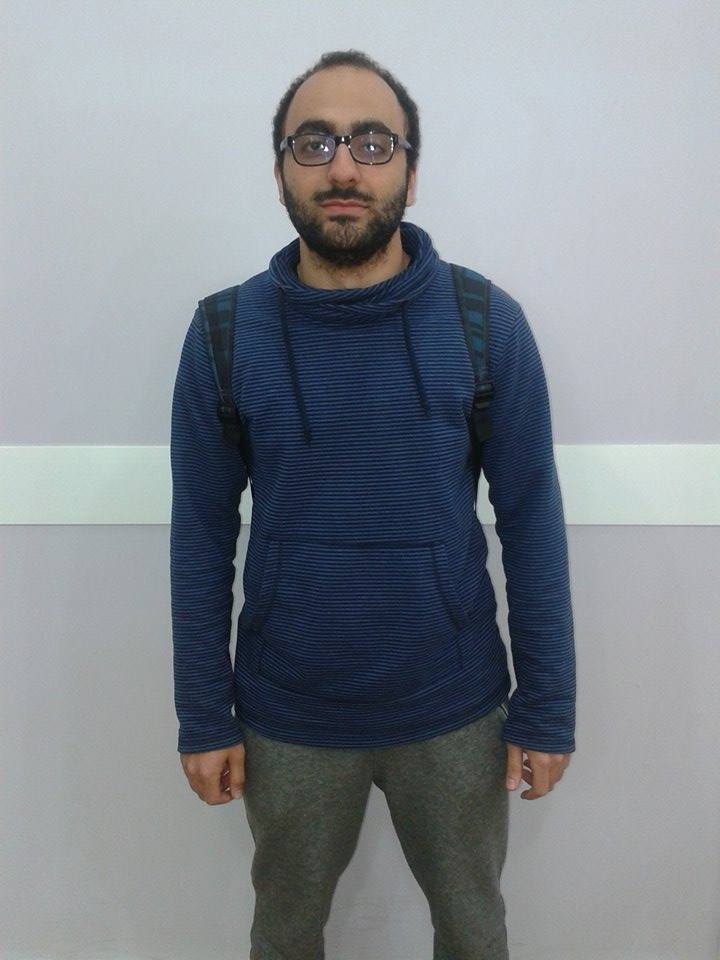
//> input picture images/input.jpg, 720 x 960 px
$ ./main images/input.jpg 'images/right part.jpg'   (built with g++ and OpenCV 4)
//> lines starting //> are read from the running program, lines starting //| are printed output that depends on the picture; after the words box and inside, x2 and y2 are one past the last pixel; in counts of white or black regions, pixels touching at a corner belong together
### plot_tshirt.h
Mat plot_tshirt(int mid_width_body,int mid_width_shirt,
                int start_heigth_body,int start_heigth_shirt,
                Mat body , Mat shirt,
                Mat shirt_bw ){

  printf("start of ploting\n");

  Size s = shirt.size();
  int sh = s.height;  int sw = s.width;

  Mat ans = body.clone();
  s = body.size();
  int bh = s.height,bw = s.width;
  //right side
 int h_it_s = start_heigth_shirt;
 int h_it_b =start_heigth_body;

 printf("second of ploting\n");

printf(" mid  width in two %d %d ",mid_width_body , mid_width_shirt);
 // [13 lines of commented-out code are left out]

REP(i,bh){
  REP(j,bw/2){
    if(i < sh && j < sw/2){
      if(shirt_bw.at<uchar> (i,mid_width_shirt + j) < 50)
        ans.at<Vec3b>(i+start_heigth_body,mid_width_body + j) = shirt.at<Vec3b>(i,mid_width_shirt + j);
    }
  }
}

 imshow("right part" , ans);

h_it_s = start_heigth_shirt;
h_it_b =start_heigth_body;

 // [12 lines of commented-out code are left out]
 printf("end of ploting\n");

REP(i,bh){
  REP(j,bw/2){
    if(i < sh && j < sw/2){
      if(shirt_bw.at<uchar> (i,mid_width_shirt - j) < 50)
        ans.at<Vec3b>(i+start_heigth_body,mid_width_body - j) = shirt.at<Vec3b>(i,mid_width_shirt - j);
    }
  }
}

 imshow("left part" , ans);
 // imwrite("left part" , ans);
 imwrite("right part.jpg" , ans);
 return ans;
}

### face_detection.h
#include "opencv2/objdetect/objdetect.hpp"
#include "opencv2/highgui/highgui.hpp"
#include "opencv2/imgproc/imgproc.hpp"

#include <iostream>
#include <stdio.h>

using namespace std;
using namespace cv;

// Function Headers
Rect detectAndDisplay(Mat frame);

// Global variables
// Copy this file from opencv/data/haarscascades to target folder
string face_cascade_name = "data/haarcascade_frontalface_alt.xml";
CascadeClassifier face_cascade;
int filenumber; // Number of file to be saved
string filename;

// Function main
Rect call_face_detect(Mat frame)
{
    // Load the cascade
    if (!face_cascade.load(face_cascade_name))
    {
        printf("--(!)Error loading\n");
        return Rect();
    };

    // Read the image file
    // Mat frame = imread(argv[1]);

        // Apply the classifier to the frame
        if (!frame.empty())
           return detectAndDisplay(frame);
        else
            printf(" --(!) No captured frame -- Break!");

    return Rect();
}

// Function detectAndDisplay
Rect detectAndDisplay(Mat frame)
{
    std::vector<Rect> faces;
    Mat frame_gray;
    Mat crop;
    Mat res;
    Mat gray;
    string text;
    stringstream sstm;

    cvtColor(frame, frame_gray, COLOR_BGR2GRAY);
    equalizeHist(frame_gray, frame_gray);

    // Detect faces
    face_cascade.detectMultiScale(frame_gray, faces, 1.1, 2, 0 | CASCADE_SCALE_IMAGE, Size(30, 30));

    // Set Region of Interest
    cv::Rect roi_b;
    cv::Rect roi_c;

    size_t ic = 0; // ic is index of current element
    int ac = 0; // ac is area of current element

    size_t ib = 0; // ib is index of biggest element
    int ab = 0; // ab is area of biggest element

    for (ic = 0; ic < faces.size(); ic++) // Iterate through all current elements (detected faces)

    {
        roi_c.x = faces[ic].x;
        roi_c.y = faces[ic].y;
        roi_c.width = (faces[ic].width);
        roi_c.height = (faces[ic].height);

        ac = roi_c.width * roi_c.height; // Get the area of current element (detected face)

        roi_b.x = faces[ib].x;
        roi_b.y = faces[ib].y;
        roi_b.width = (faces[ib].width);
        roi_b.height = (faces[ib].height);

        ab = roi_b.width * roi_b.height; // Get the area of biggest element, at beginning it is same as "current" element

        if (ac > ab)
        {
            ib = ic;
            roi_b.x = faces[ib].x;
            roi_b.y = faces[ib].y;
            roi_b.width = (faces[ib].width);
            roi_b.height = (faces[ib].height);
        }

        crop = frame(roi_b);
        resize(crop, res, Size(128, 128), 0, 0, INTER_LINEAR); // This will be needed later while saving images
        cvtColor(crop, gray, CV_BGR2GRAY); // Convert cropped image to Grayscale

        // Form a filename
        filename = "";
        stringstream ssfn;
        ssfn << filenumber << ".png";
        filename = ssfn.str();
        filenumber++;

        imwrite(filename, gray);

        Point pt1(faces[ic].x, faces[ic].y); // Display detected faces on main window - live stream from camera
        Point pt2((faces[ic].x + faces[ic].height), (faces[ic].y + faces[ic].width));
        rectangle(frame, pt1, pt2, Scalar(0, 255, 0), 2, 8, 0);
        return faces[ic];
    }
    printf("there is no clear face\n");
    return Rect();
}

### help.h

#define BODY_X 670.0
#define BODY_Y 570.0

#define TSHIRT_X 410.0
#define TSHIRT_Y 470.0

// [7 lines left out: function print_mat, not called in this run]

Mat resize_body(Mat src_image){

  Size s = src_image.size();

  double fy = BODY_Y / (double)s.width;
  double fx = BODY_X / (double)s.height;

  Mat main_img;
  resize(src_image ,main_img,main_img.size(),fy,fx,INTER_LINEAR);

  return main_img;
}

Mat resize_tshirt(Mat src_image){

  Size s = src_image.size();

  double fy = TSHIRT_Y / (double)s.width;
  double fx = TSHIRT_X / (double)s.height;

  Mat main_img;
  resize(src_image ,main_img,main_img.size(),fy,fx,INTER_LINEAR);

  return main_img;
}

 // input binary image;

int mid_body(Mat src , char* pic_name){
  Size s = src.size();
  int n = s.width, m=s.height;
  printf(" n ,m %d %d\n",n,m );
  Mat im = src.clone();
  int mid = 0, tc = 0;
  REP(j,m){
    int cnt = 0 , sum =0;
    REP(i,n){
      if(im.at<uchart>(j,i) > 0){
        cnt++; sum+=i;
      }
    }
    if(cnt > 0){
      int b = (int) sum/cnt;
      mid+=b;
      tc++;
    }
  }

  mid /= tc;
  REP(j,m){
    im.at<uchart>(j,mid) = 250;
  }

  imshow(pic_name, im);
  return mid;
}

### canny.h
#include "opencv2/imgproc/imgproc.hpp"
#include "opencv2/objdetect/objdetect.hpp"
#include "opencv2/highgui/highgui.hpp"
#include <stdlib.h>
#include <stdio.h>
#include <string.h>
#include <ctype.h>
#include <iostream>

typedef unsigned char    uchart;

using namespace cv;
#define REP(i, n)   for(int i=0;i<(int)(n);++i)
#define LOOP(i,b,n)   for(int i=(b);i<(int)(n);++i)

/// Global variables


int edgeThresh = 1;
int lowThreshold;
int const max_lowThreshold = 100;
int ratio = 3;
int kernel_size = 3;
char* window_name = "Edge Map";

/**
 * @function CannyThreshold
 * @brief Trackbar callback - Canny thresholds input with a ratio 1:3
 */
Mat CannyThreshold(int, void* , Mat src , Mat src_gray , Mat dst)
{
  Mat  detected_edges;

  /// Reduce noise with a kernel 3x3
  blur( src_gray, detected_edges, Size(3,3) );

  /// Canny detector
  Canny( detected_edges, detected_edges, lowThreshold, lowThreshold*ratio, kernel_size );

  /// Using Canny's output as a mask, we display our result
  dst = Scalar::all(0);

  src.copyTo( dst, detected_edges);
  Size s = detected_edges.size();
  // [17 lines of commented-out code are left out]

  return dst;
 }


/** @function main */
Mat call_canny(int _th , Mat _src )
{
  Mat src, src_gray ,dst;

  src = _src.clone() ;
  Size s = _src.size();
  int n = s.width, m=s.height;
  printf(" n ,m %d %d\n",n,m );

  if( !src.data )
  { return Mat::zeros(0, 0, CV_32F);; }

  /// Create a matrix of the same type and size as src (for dst)
  dst.create( src.size(), src.type() );

  /// Convert the image to grayscale
  cvtColor( src, src_gray, CV_BGR2GRAY );

  /// Create a window
  // namedWindow( window_name, CV_WINDOW_AUTOSIZE );

  /// Create a Trackbar for user to enter threshold
  //createTrackbar( "Min Threshold:", window_name, &lowThreshold, max_lowThreshold, CannyThreshold );
  lowThreshold = _th;

  /// Show the image
  Mat ret  =   CannyThreshold(0, 0 ,src  , src_gray , dst);

  Mat im_gray;
  cvtColor(ret,im_gray,CV_RGB2GRAY);
  Mat img_bw = im_gray > 40;


  /// Wait until user exit program by pressing a key
  // waitKey(0);

  return img_bw;
}

### flood_fill.h
#include "canny.h"


#define SCALE_X 0.4
#define SCALE_Y 0.4

// take an RGB image  of body or TShirt and return a binsry image of filled
// [56 lines left out: function call_floodFill, not called in this run]

### main.cpp
#include "flood_fill.h"
#include "help.h"
#include "face_detection.h"
#include "plot_tshirt.h"

#define shirt_hight_start 50

int main(int argc, char** argv)
{

  //argv[1] main image
  //argv[2] teshert

  Mat main_img , src_image , body , shirt;
  src_image = imread(argv[1]);
//> src_image is the input picture: 960 rows x 720 cols, CV_8UC3; mean B, G, R 142.6, 136.1, 130.4
  main_img = resize_body(src_image);
  body = main_img.clone();
  imshow("body" , main_img);

  Mat edge = call_canny(80,body);
//|  n ,m 570 670
//> in CannyThreshold, `Canny( detected_edges, detected_edges, lowThreshold, lowThreshold*rati..`:
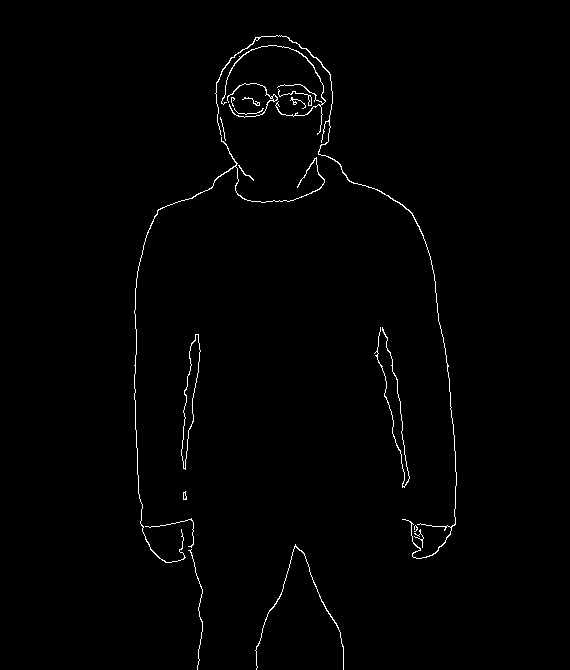
//> detected_edges: 670 rows x 570 cols, CV_8UC1; 1% white in thin lines or dots, all inside (x1, y1, x2, y2) = (134, 35, 457, 670)

  int  mid_width_body = mid_body(edge  , "body mid");
//|  n ,m 570 670
//> the loop in mid_body, `REP(j,m)` made 670 passes
//> after the loop in mid_body, `REP(j,m)`: mid = 181561; tc = 635
//> in mid_body, `mid /= tc;`: mid = 285
//> after the loop in mid_body, `REP(j,m)`:
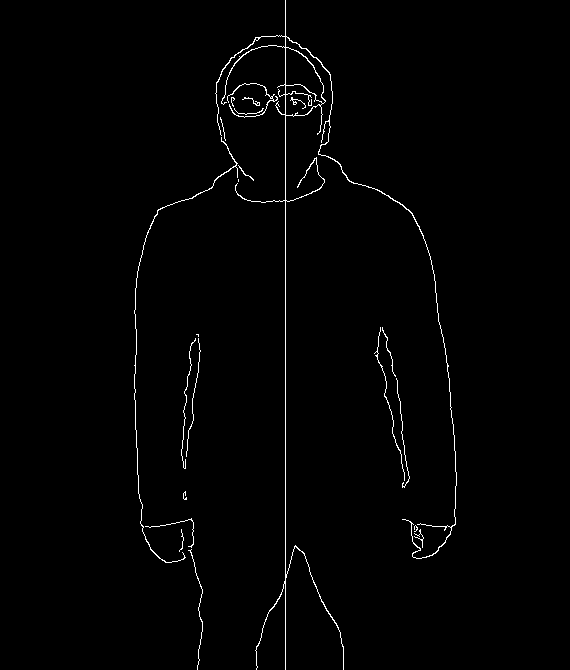
//> im: 670 rows x 570 cols, CV_8UC1; min 0, max 255, mean 3
//> mid_width_body = 285
  // imshow("mid" , mid);

  src_image = imread(argv[2]);
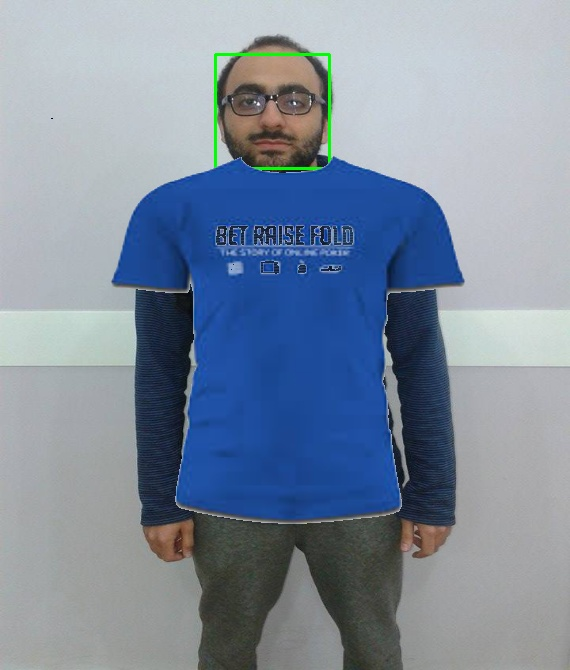
//> input picture images/right part.jpg, 570 x 670 px
//> src_image is the input picture: 670 rows x 570 cols, CV_8UC3; mean B, G, R 158.5, 140.6, 126.8
  main_img = resize_tshirt(src_image);
  shirt = main_img.clone();
  imshow("shirt" , main_img);

  edge = call_canny(80,shirt);
//|  n ,m 470 410
//> in CannyThreshold (call 2), `Canny( detected_edges, detected_edges, lowThreshold, lowThreshold*rati..`: detected_edges: 410 rows x 470 cols, CV_8UC1; 2% white in thin lines or dots, all inside (x1, y1, x2, y2) = (92, 21, 383, 410)

  int mid_width_shirt = mid_body(edge ,"shirt mid");
//> call 2 of mid_body, with pic_name = "shirt mid"
//|  n ,m 470 410
//> the loop in mid_body (call 2), `REP(j,m)` made 410 passes
//> after the loop in mid_body (call 2), `REP(j,m)`: mid = 93281; tc = 389
//> in mid_body (call 2), `mid /= tc;`: mid = 239
//> after the loop in mid_body (call 2), `REP(j,m)`:
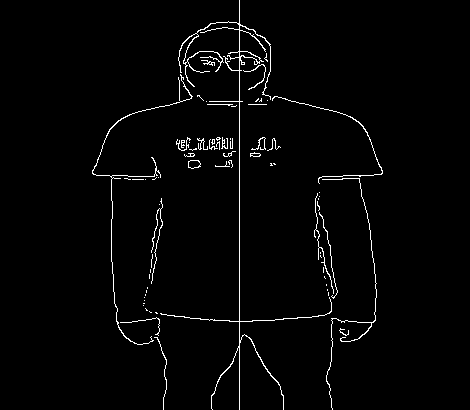
//> im: 410 rows x 470 cols, CV_8UC1; min 0, max 255, mean 5.3
//> mid_width_shirt = 239
  // imshow("shirt mid" , mid);
  printf("body_width_mid = %d,    Tshirt _width_mid =%d \n", mid_width_body , mid_width_shirt);
//| body_width_mid = 285,    Tshirt _width_mid =239

  Rect face = call_face_detect(body);
//> in detectAndDisplay, `equalizeHist(frame_gray, frame_gray);`:
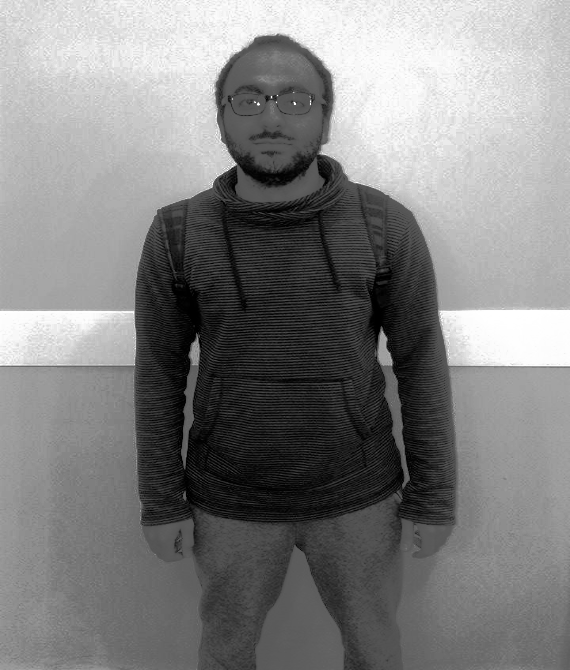
//> frame_gray: 670 rows x 570 cols, CV_8UC1; min 0, max 255, mean 128.7
//> in detectAndDisplay, `face_cascade.detectMultiScale(frame_gray, faces, 1.1, 2, 0 | CASCADE_S..`: faces = 1 Rect (x, y, width, height): [214, 54, 115, 115]
//> the loop in detectAndDisplay, `for (ic = 0; ic < faces.size(); ic++)` made 1 pass
  printf("x =%d y =%d  w =%d h =%d \n",face.x ,face.y,face.height,face.width );
//| x =214 y =54  w =115 h =115
  // [4 lines of commented-out code are left out]

  printf("ggg\n");
  Mat im_gray;
  cvtColor(shirt,im_gray,CV_RGB2GRAY);

  imshow("shirt gray" , im_gray);

  Mat shirt_bw = im_gray > 180;
//> shirt_bw: 410 rows x 470 cols, CV_8UC1; 34.9% white; 49 white regions (43 under 20 px), largest, box (x1, y1, x2, y2) and area: (0, 0, 470, 224) 66671, (435, 225, 470, 245) 242, (179, 76, 192, 102) 152, (179, 34, 191, 49) 83, (261, 34, 270, 42) 40, (264, 88, 270, 95) 32
  imshow(" shirt binary" , shirt_bw);
  printf("mid %d %d\n", mid_width_body,mid_width_shirt);
//| mid 285 239
  int start_heigth_body = face.y+face.height -shirt_hight_start, start_heigth_shirt = shirt_hight_start;

  Mat ans =  plot_tshirt(mid_width_body,mid_width_shirt,start_heigth_body, start_heigth_shirt,body ,shirt, shirt_bw );
//|  mid  width in two 285 239
//> after the loop in plot_tshirt, `REP(i,bh)`:
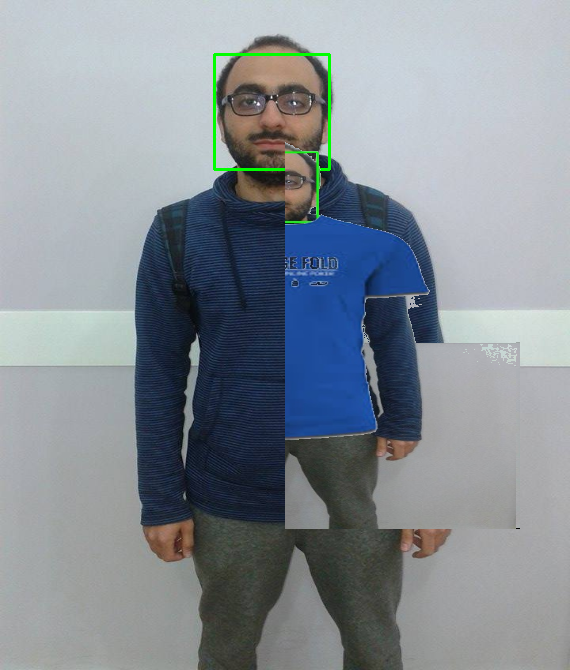
//> ans: 670 rows x 570 cols, CV_8UC3; mean B, G, R 149.3, 142, 134.1
//> after the loop in plot_tshirt, `REP(i,bh)`:
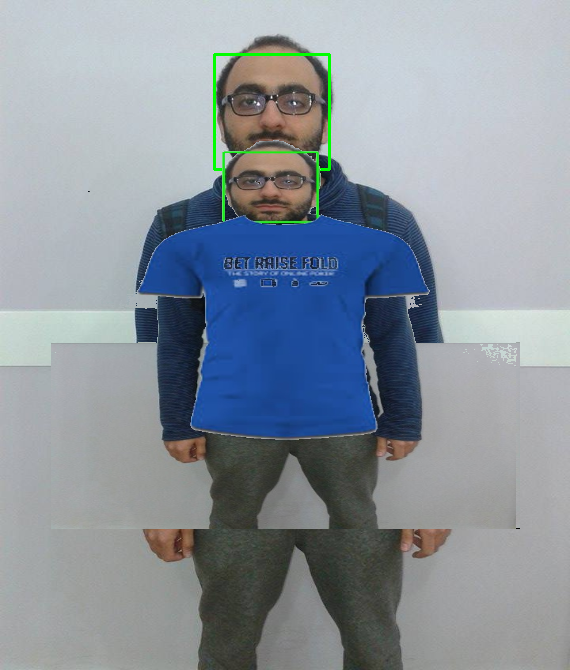
//> ans: 670 rows x 570 cols, CV_8UC3; 16.71% of pixels changed, all inside (x1, y1, x2, y2) = (51, 140, 285, 529)

  waitKey(0);
}
